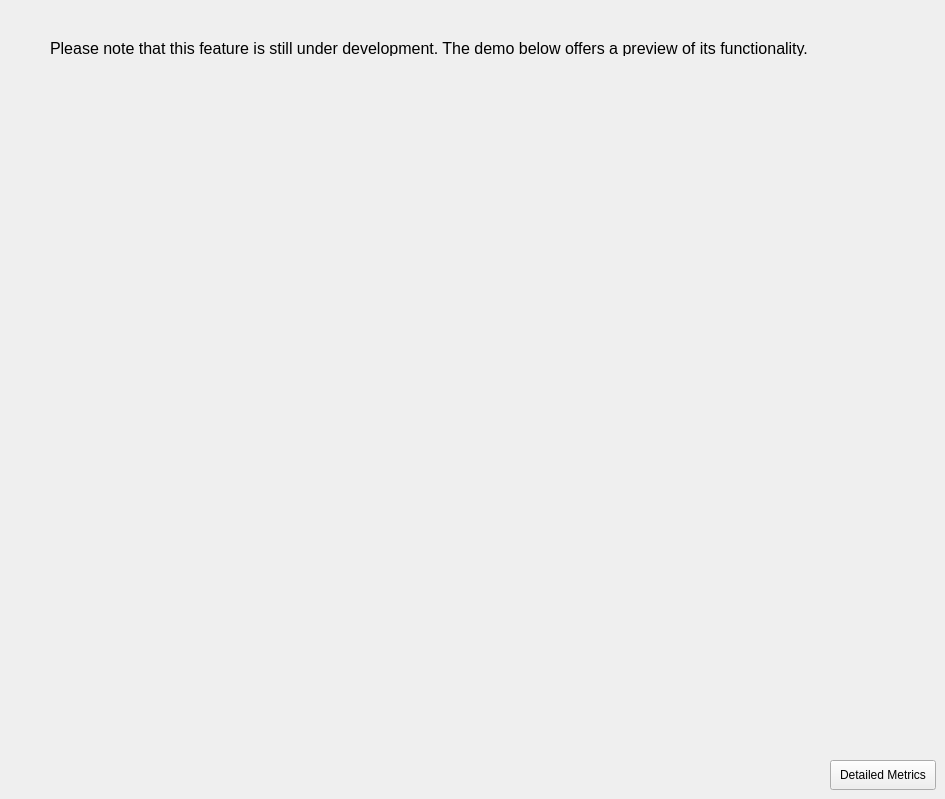
                  <widget class="QWidget" name="statistic_tab">
                   <attribute name="title">
                    <string>Statistics</string>
                   </attribute>
                   <widget class="QPushButton" name="showMetrics">
                    <property name="geometry">
                     <rect>
                      <x>830</x>
                      <y>760</y>
                      <width>106</width>
                      <height>30</height>
                     </rect>
                    </property>
                    <property name="text">
                     <string>Detailed Metrics</string>
                    </property>
                   </widget>
                   <widget class="QLabel" name="label_14">
                    <property name="geometry">
                     <rect>
                      <x>50</x>
                      <y>40</y>
                      <width>761</width>
                      <height>16</height>
                     </rect>
                    </property>
                    <property name="maximumSize">
                     <size>
                      <width>16777215</width>
                      <height>30</height>
                     </size>
                    </property>
                    <property name="font">
                     <font>
                      <pointsize>12</pointsize>
                     </font>
                    </property>
                    <property name="text">
                     <string>Please note that this feature is still under development. The demo below offers a preview of its functionality.</string>
                    </property>
                   </widget>
                   <widget class="QLabel" name="label_95">
                    <property name="geometry">
                     <rect>
                      <x>40</x>
                      <y>90</y>
                      <width>881</width>
                      <height>621</height>
                     </rect>
                    </property>
                    <property name="text">
                     <string/>
                    </property>
                    <property name="pixmap">
                     <pixmap resource="icons.qrc">:/image/resources/statistics.png</pixmap>
                    </property>
                    <property name="scaledContents">
                     <bool>true</bool>
                    </property>
                   </widget>
                  </widget>
